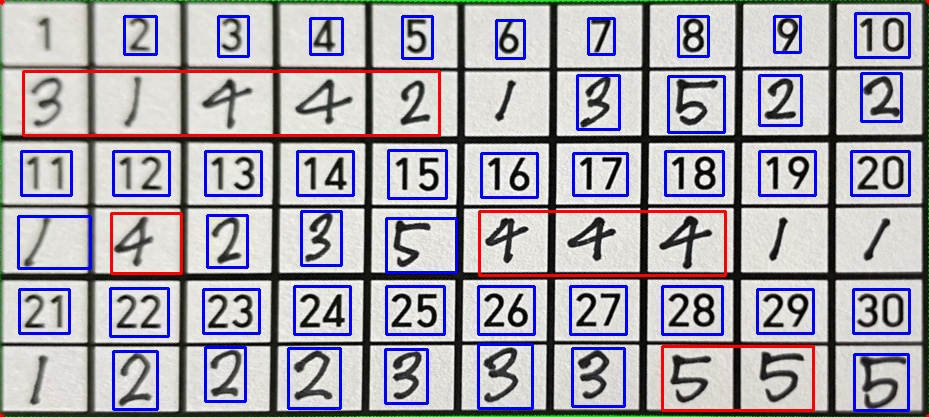
#> input picture test.jpg, 929 x 417 px
$ python -i utils.py   (imports and definitions only)   (older library calls are emulated)
#> lines starting #> are read from the running program, lines starting #| are printed output that depends on the picture
from __future__ import print_function

import torch
import pickle
import numpy as np
import math
import cv2
from PIL import Image, JpegImagePlugin
from scipy import ndimage
import hashlib
import sys, os
from zipfile import ZipFile
from .imgproc import loadImage

if sys.version_info[0] == 2:
    from six.moves.urllib.request import urlretrieve
else:
    from urllib.request import urlretrieve

# [38 lines left out: functions consecutive, word_segmentation, not called in this run]

# code is based from https://github.com/githubharald/CTCDecoder/blob/master/src/BeamSearch.py
class BeamEntry:
    "information about one single beam at specific time-step"
    # [8 lines left out: function __init__, not called in this run]

class BeamState:
    "information about the beams at specific time-step"
    def __init__(self):
        self.entries = {}

    # [195 lines left out: functions norm, sort, wordsearch, applyLM, simplify_label, fast_simplify_label and 2 more, not called in this run]


class CTCLabelConverter(object):
    """ Convert between text-label and text-index """

    # [363 lines left out: functions __init__, encode, decode_greedy, decode_beamsearch, decode_wordbeamsearch, merge_to_free and 7 more, not called in this run]

def diff(input_list):
    return max(input_list)-min(input_list)

# [88 lines left out: functions get_paragraph, printProgressBar, not called in this run]

def reformat_input(image):
    if type(image) == str:
        if image.startswith('http://') or image.startswith('https://'):
            tmp, _ = urlretrieve(image , reporthook=printProgressBar(prefix = 'Progress:', suffix = 'Complete', length = 50))
            img_cv_grey = cv2.imread(tmp, cv2.IMREAD_GRAYSCALE)
            os.remove(tmp)
        else:
            img_cv_grey = cv2.imread(image, cv2.IMREAD_GRAYSCALE)
            image = os.path.expanduser(image)
        img = loadImage(image)  # can accept URL
    elif type(image) == bytes:
        nparr = np.frombuffer(image, np.uint8)
        img = cv2.imdecode(nparr, cv2.IMREAD_COLOR)
        img = cv2.cvtColor(img, cv2.COLOR_BGR2RGB)
        img_cv_grey = cv2.cvtColor(img, cv2.COLOR_BGR2GRAY)

    elif type(image) == np.ndarray:
        if len(image.shape) == 2: # grayscale
            img_cv_grey = image
            img = cv2.cvtColor(image, cv2.COLOR_GRAY2BGR)
        elif len(image.shape) == 3 and image.shape[2] == 1:
            img_cv_grey = np.squeeze(image)
            img = cv2.cvtColor(img_cv_grey, cv2.COLOR_GRAY2BGR)
        elif len(image.shape) == 3 and image.shape[2] == 3: # BGRscale
            img = image
            img_cv_grey = cv2.cvtColor(image, cv2.COLOR_BGR2GRAY)
        elif len(image.shape) == 3 and image.shape[2] == 4: # RGBAscale
            img = image[:,:,:3]
            img = cv2.cvtColor(img, cv2.COLOR_RGB2BGR)
            img_cv_grey = cv2.cvtColor(img, cv2.COLOR_BGR2GRAY)
    elif type(image) == JpegImagePlugin.JpegImageFile:
        image_array = np.array(image)
        img = cv2.cvtColor(image_array, cv2.COLOR_RGB2BGR)
        img_cv_grey = cv2.cvtColor(img, cv2.COLOR_BGR2GRAY)
    else:
        raise ValueError('Invalid input type. Supporting format = string(file path or url), bytes, numpy array')

    return img, img_cv_grey


def reformat_input_batched(image, n_width=None, n_height=None):
    """
    reformats an image or list of images or a 4D numpy image array &
    returns a list of corresponding img, img_cv_grey nd.arrays
    image:
        [file path, numpy-array, byte stream object,
        list of file paths, list of numpy-array, 4D numpy array,
        list of byte stream objects]
    """
    if ((isinstance(image, np.ndarray) and len(image.shape) == 4) or isinstance(image, list)):
        # process image batches if image is list of image np arr, paths, bytes
        img, img_cv_grey = [], []
        for single_img in image:
            clr, gry = reformat_input(single_img)
            if n_width is not None and n_height is not None:
                clr = cv2.resize(clr, (n_width, n_height))
                gry = cv2.resize(gry, (n_width, n_height))
            img.append(clr)
            img_cv_grey.append(gry)
        img, img_cv_grey = np.array(img), np.array(img_cv_grey)
        # ragged tensors created when all input imgs are not of the same size
        if len(img.shape) == 1 and len(img_cv_grey.shape) == 1:
            raise ValueError("The input image array contains images of different sizes. " +
                             "Please resize all images to same shape or pass n_width, n_height to auto-resize")
    else:
        img, img_cv_grey = reformat_input(image)
    return img, img_cv_grey


# [34 lines left out: functions make_rotated_img_list, set_result_with_confidence, not called in this run]

>>> import cv2
>>> picture = cv2.imread('../test.jpg')
#> picture is the input picture: shape (417, 929, 3); mean B, G, R 171.8, 162.3, 166
>>> result = reformat_input_batched(picture)
#> in reformat_input, `img_cv_grey = cv2.cvtColor(image, cv2.COLOR_BGR2GRAY)`:
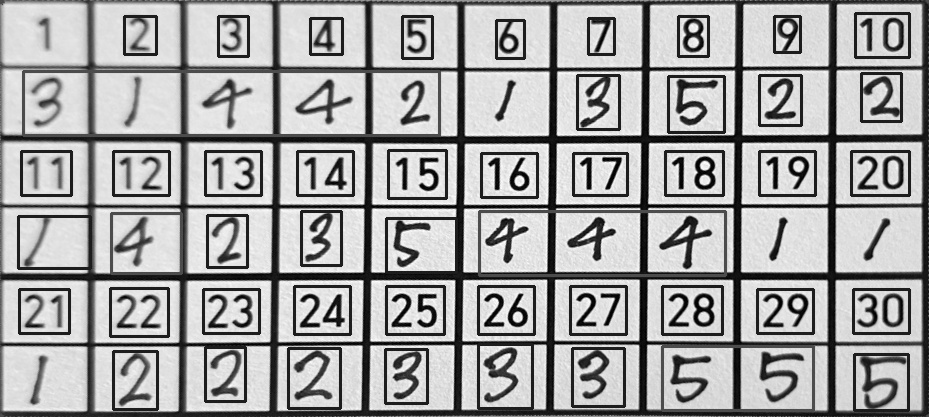
#> img_cv_grey: shape (417, 929); min 0, max 255, mean 164.5
